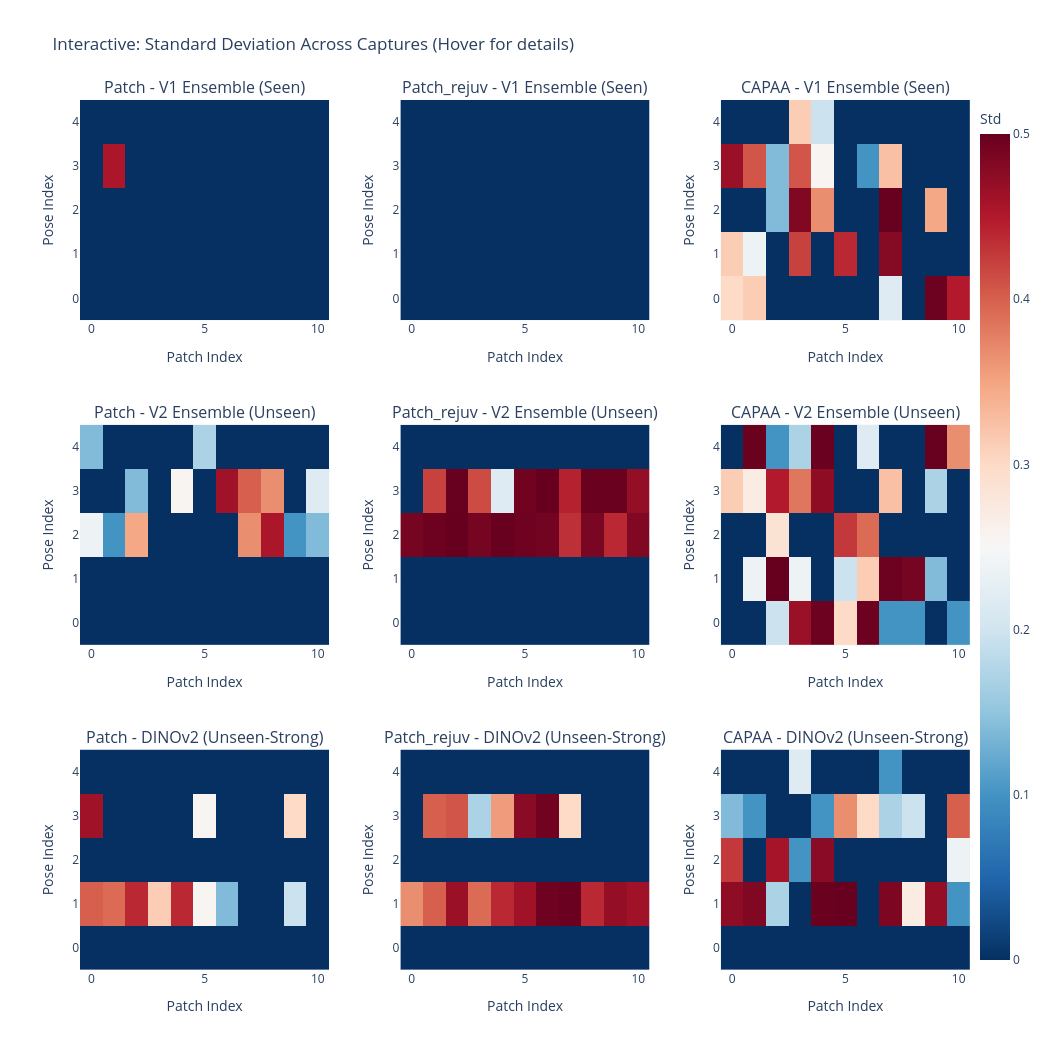

Here is the notebook cell this chart was saved with:
### Code cell
# Plotly: Interactive std heatmaps
from plotly.subplots import make_subplots
import os

# Get approaches that actually have data
available_approaches = list(set(m['approach'] for m in std_metrics))
n_approaches = len(available_approaches)

fig = make_subplots(
    rows=len(models_to_analyze), cols=n_approaches,
    subplot_titles=[f"{approach} - {model_display_names.get(m, m)}" 
                    for m in models_to_analyze for approach in available_approaches],
    horizontal_spacing=0.08,
    vertical_spacing=0.12
)

for idx, model_name in enumerate(models_to_analyze):
    display_name = model_display_names.get(model_name, model_name)
    row = idx + 1
    
    for col_idx, approach in enumerate(available_approaches):
        m = next((m for m in std_metrics if m['approach'] == approach and m['model'] == model_name), None)
        
        if m:
            fig.add_trace(
                go.Heatmap(
                    z=m['std_tensor'],
                    colorscale='RdBu_r',
                    zmin=0, zmax=0.5,
                    colorbar=dict(title='Std', x=1.0) if (idx == 0 and col_idx == n_approaches - 1) else None,
                    showscale=(idx == 0 and col_idx == n_approaches - 1),
                    hovertemplate='Pose: %{y}<br>Patch: %{x}<br>Std: %{z:.3f}<extra></extra>'
                ),
                row=row, col=col_idx + 1
            )

fig.update_layout(
    title='Interactive: Standard Deviation Across Captures (Hover for details)',
    height=350 * len(models_to_analyze),
    width=350 * max(n_approaches, 2),
    showlegend=False
)

fig.update_xaxes(title_text='Patch Index')
fig.update_yaxes(title_text='Pose Index')

fig.show()

### Figure 1 — Plotly figure (JSON) as saved in the notebook; plotly's stock layout.template omitted (floating-point values rounded to 4 significant figures)
{"data": [{"colorscale": [[0, "rgb(5,48,97)"], [0.1, "rgb(33,102,172)"], [0.2, "rgb(67,147,195)"], [0.3, "rgb(146,197,222)"], [0.4, "rgb(209,229,240)"], [0.5, "rgb(247,247,247)"], [0.6, "rgb(253,219,199)"], [0.7, "rgb(244,165,130)"], [0.8, "rgb(214,96,77)"], [0.9, "rgb(178,24,43)"], [1, "rgb(103,0,31)"]], "hovertemplate": "Pose: %{y}<br>Patch: %{x}<br>Std: %{z:.3f}<extra></extra>", "showscale": false, "type": "heatmap", "xaxis": "x", "yaxis": "y", "z": [[0, 0, 0, 0, 0, 0, 0, 0, 0, 0, 0], [0, 0, 0, 0, 0, 0, 0, 0, 0, 0, 0], [0, 0, 0, 0, 0, 0, 0, 0, 0, 0, 0], [0, 0.4538, 0, 0, 0, 0, 0, 0, 0, 0, 0], [0, 0, 0, 0, 0, 0, 0, 0, 0, 0, 0]], "zmax": 0.5, "zmin": 0}, {"colorscale": [[0, "rgb(5,48,97)"], [0.1, "rgb(33,102,172)"], [0.2, "rgb(67,147,195)"], [0.3, "rgb(146,197,222)"], [0.4, "rgb(209,229,240)"], [0.5, "rgb(247,247,247)"], [0.6, "rgb(253,219,199)"], [0.7, "rgb(244,165,130)"], [0.8, "rgb(214,96,77)"], [0.9, "rgb(178,24,43)"], [1, "rgb(103,0,31)"]], "hovertemplate": "Pose: %{y}<br>Patch: %{x}<br>Std: %{z:.3f}<extra></extra>", "showscale": false, "type": "heatmap", "xaxis": "x2", "yaxis": "y2", "z": [[0, 0, 0, 0, 0, 0, 0, 0, 0, 0, 0], [0, 0, 0, 0, 0, 0, 0, 0, 0, 0, 0], [0, 0, 0, 0, 0, 0, 0, 0, 0, 0, 0], [0, 0, 0, 0, 0, 0, 0, 0, 0, 0, 0], [0, 0, 0, 0, 0, 0, 0, 0, 0, 0, 0]], "zmax": 0.5, "zmin": 0}, {"colorbar": {"title": {"text": "Std"}, "x": 1}, "colorscale": [[0, "rgb(5,48,97)"], [0.1, "rgb(33,102,172)"], [0.2, "rgb(67,147,195)"], [0.3, "rgb(146,197,222)"], [0.4, "rgb(209,229,240)"], [0.5, "rgb(247,247,247)"], [0.6, "rgb(253,219,199)"], [0.7, "rgb(244,165,130)"], [0.8, "rgb(214,96,77)"], [0.9, "rgb(178,24,43)"], [1, "rgb(103,0,31)"]], "hovertemplate": "Pose: %{y}<br>Patch: %{x}<br>Std: %{z:.3f}<extra></extra>", "showscale": true, "type": "heatmap", "xaxis": "x3", "yaxis": "y3", "z": [[0.3, 0.3129, 0, 0, 0, 0, 0, 0.2179, 0, 0.4964, 0.449], [0.3129, 0.2375, 0, 0.4208, 0, 0.4386, 0, 0.48, 0, 0, 0], [0, 0, 0.14, 0.4828, 0.3666, 0, 0, 0.4991, 0, 0.347, 0], [0.4665, 0.4073, 0.14, 0.4073, 0.2551, 0, 0.0995, 0.325, 0, 0, 0], [0, 0, 0, 0.3129, 0.196, 0, 0, 0, 0, 0, 0]], "zmax": 0.5, "zmin": 0}, {"colorscale": [[0, "rgb(5,48,97)"], [0.1, "rgb(33,102,172)"], [0.2, "rgb(67,147,195)"], [0.3, "rgb(146,197,222)"], [0.4, "rgb(209,229,240)"], [0.5, "rgb(247,247,247)"], [0.6, "rgb(253,219,199)"], [0.7, "rgb(244,165,130)"], [0.8, "rgb(214,96,77)"], [0.9, "rgb(178,24,43)"], [1, "rgb(103,0,31)"]], "hovertemplate": "Pose: %{y}<br>Patch: %{x}<br>Std: %{z:.3f}<extra></extra>", "showscale": false, "type": "heatmap", "xaxis": "x4", "yaxis": "y4", "z": [[0, 0, 0, 0, 0, 0, 0, 0, 0, 0, 0], [0, 0, 0, 0, 0, 0, 0, 0, 0, 0, 0], [0.2375, 0.0995, 0.347, 0, 0, 0, 0, 0.3666, 0.4538, 0.0995, 0.14], [0, 0, 0.14, 0, 0.2551, 0, 0.4625, 0.4, 0.3666, 0, 0.2179], [0.14, 0, 0, 0, 0, 0.1706, 0, 0, 0, 0, 0]], "zmax": 0.5, "zmin": 0}, {"colorscale": [[0, "rgb(5,48,97)"], [0.1, "rgb(33,102,172)"], [0.2, "rgb(67,147,195)"], [0.3, "rgb(146,197,222)"], [0.4, "rgb(209,229,240)"], [0.5, "rgb(247,247,247)"], [0.6, "rgb(253,219,199)"], [0.7, "rgb(244,165,130)"], [0.8, "rgb(214,96,77)"], [0.9, "rgb(178,24,43)"], [1, "rgb(103,0,31)"]], "hovertemplate": "Pose: %{y}<br>Patch: %{x}<br>Std: %{z:.3f}<extra></extra>", "showscale": false, "type": "heatmap", "xaxis": "x5", "yaxis": "y5", "z": [[0, 0, 0, 0, 0, 0, 0, 0, 0, 0, 0], [0, 0, 0, 0, 0, 0, 0, 0, 0, 0, 0], [0.4899, 0.4964, 0.4999, 0.4899, 0.4996, 0.4951, 0.4918, 0.433, 0.4877, 0.4386, 0.4828], [0, 0.4208, 0.4991, 0.4142, 0.2179, 0.4936, 0.4999, 0.444, 0.4984, 0.4984, 0.4702], [0, 0, 0, 0, 0, 0, 0, 0, 0, 0, 0]], "zmax": 0.5, "zmin": 0}, {"colorscale": [[0, "rgb(5,48,97)"], [0.1, "rgb(33,102,172)"], [0.2, "rgb(67,147,195)"], [0.3, "rgb(146,197,222)"], [0.4, "rgb(209,229,240)"], [0.5, "rgb(247,247,247)"], [0.6, "rgb(253,219,199)"], [0.7, "rgb(244,165,130)"], [0.8, "rgb(214,96,77)"], [0.9, "rgb(178,24,43)"], [1, "rgb(103,0,31)"]], "hovertemplate": "Pose: %{y}<br>Patch: %{x}<br>Std: %{z:.3f}<extra></extra>", "showscale": false, "type": "heatmap", "xaxis": "x6", "yaxis": "y6", "z": [[0, 0, 0.196, 0.4665, 0.4964, 0.3, 0.4964, 0.0995, 0.0995, 0, 0.0995], [0, 0.2375, 0.4999, 0.2375, 0, 0.196, 0.3129, 0.4964, 0.4899, 0.14, 0], [0, 0, 0.2862, 0, 0, 0.4271, 0.3923, 0, 0, 0, 0], [0.3129, 0.2713, 0.449, 0.3842, 0.4737, 0, 0, 0.325, 0, 0.1706, 0], [0, 0.4984, 0.0995, 0.1706, 0.4975, 0, 0.2179, 0, 0, 0.4991, 0.3666]], "zmax": 0.5, "zmin": 0}, {"colorscale": [[0, "rgb(5,48,97)"], [0.1, "rgb(33,102,172)"], [0.2, "rgb(67,147,195)"], [0.3, "rgb(146,197,222)"], [0.4, "rgb(209,229,240)"], [0.5, "rgb(247,247,247)"], [0.6, "rgb(253,219,199)"], [0.7, "rgb(244,165,130)"], [0.8, "rgb(214,96,77)"], [0.9, "rgb(178,24,43)"], [1, "rgb(103,0,31)"]], "hovertemplate": "Pose: %{y}<br>Patch: %{x}<br>Std: %{z:.3f}<extra></extra>", "showscale": false, "type": "heatmap", "xaxis": "x7", "yaxis": "y7", "z": [[0, 0, 0, 0, 0, 0, 0, 0, 0, 0, 0], [0.4, 0.3923, 0.4386, 0.3129, 0.4386, 0.2551, 0.14, 0, 0, 0.196, 0], [0, 0, 0, 0, 0, 0, 0, 0, 0, 0, 0], [0.4625, 0, 0, 0, 0, 0.2551, 0, 0, 0, 0.3, 0], [0, 0, 0, 0, 0, 0, 0, 0, 0, 0, 0]], "zmax": 0.5, "zmin": 0}, {"colorscale": [[0, "rgb(5,48,97)"], [0.1, "rgb(33,102,172)"], [0.2, "rgb(67,147,195)"], [0.3, "rgb(146,197,222)"], [0.4, "rgb(209,229,240)"], [0.5, "rgb(247,247,247)"], [0.6, "rgb(253,219,199)"], [0.7, "rgb(244,165,130)"], [0.8, "rgb(214,96,77)"], [0.9, "rgb(178,24,43)"], [1, "rgb(103,0,31)"]], "hovertemplate": "Pose: %{y}<br>Patch: %{x}<br>Std: %{z:.3f}<extra></extra>", "showscale": false, "type": "heatmap", "xaxis": "x8", "yaxis": "y8", "z": [[0, 0, 0, 0, 0, 0, 0, 0, 0, 0, 0], [0.3666, 0.4, 0.4665, 0.3923, 0.4386, 0.4625, 0.4951, 0.4975, 0.4386, 0.4702, 0.4625], [0, 0, 0, 0, 0, 0, 0, 0, 0, 0, 0], [0, 0.4, 0.4073, 0.1706, 0.3571, 0.477, 0.4936, 0.3, 0, 0, 0], [0, 0, 0, 0, 0, 0, 0, 0, 0, 0, 0]], "zmax": 0.5, "zmin": 0}, {"colorscale": [[0, "rgb(5,48,97)"], [0.1, "rgb(33,102,172)"], [0.2, "rgb(67,147,195)"], [0.3, "rgb(146,197,222)"], [0.4, "rgb(209,229,240)"], [0.5, "rgb(247,247,247)"], [0.6, "rgb(253,219,199)"], [0.7, "rgb(244,165,130)"], [0.8, "rgb(214,96,77)"], [0.9, "rgb(178,24,43)"], [1, "rgb(103,0,31)"]], "hovertemplate": "Pose: %{y}<br>Patch: %{x}<br>Std: %{z:.3f}<extra></extra>", "showscale": false, "type": "heatmap", "xaxis": "x9", "yaxis": "y9", "z": [[0, 0, 0, 0, 0, 0, 0, 0, 0, 0, 0], [0.4737, 0.4828, 0.1706, 0, 0.4984, 0.4991, 0, 0.4854, 0.2713, 0.4702, 0.0995], [0.4271, 0, 0.4583, 0.0995, 0.477, 0, 0, 0, 0, 0, 0.2375], [0.14, 0.0995, 0, 0, 0.0995, 0.3666, 0.3, 0.1706, 0.196, 0, 0.4], [0, 0, 0, 0.2179, 0, 0, 0, 0.0995, 0, 0, 0]], "zmax": 0.5, "zmin": 0}], "layout": {"annotations": [{"font": {"size": 16}, "showarrow": false, "text": "Patch - V1 Ensemble (Seen)", "x": 0.14, "xanchor": "center", "xref": "paper", "y": 1, "yanchor": "bottom", "yref": "paper"}, {"font": {"size": 16}, "showarrow": false, "text": "Patch_rejuv - V1 Ensemble (Seen)", "x": 0.5, "xanchor": "center", "xref": "paper", "y": 1, "yanchor": "bottom", "yref": "paper"}, {"font": {"size": 16}, "showarrow": false, "text": "CAPAA - V1 Ensemble (Seen)", "x": 0.86, "xanchor": "center", "xref": "paper", "y": 1, "yanchor": "bottom", "yref": "paper"}, {"font": {"size": 16}, "showarrow": false, "text": "Patch - V2 Ensemble (Unseen)", "x": 0.14, "xanchor": "center", "xref": "paper", "y": 0.6267, "yanchor": "bottom", "yref": "paper"}, {"font": {"size": 16}, "showarrow": false, "text": "Patch_rejuv - V2 Ensemble (Unseen)", "x": 0.5, "xanchor": "center", "xref": "paper", "y": 0.6267, "yanchor": "bottom", "yref": "paper"}, {"font": {"size": 16}, "showarrow": false, "text": "CAPAA - V2 Ensemble (Unseen)", "x": 0.86, "xanchor": "center", "xref": "paper", "y": 0.6267, "yanchor": "bottom", "yref": "paper"}, {"font": {"size": 16}, "showarrow": false, "text": "Patch - DINOv2 (Unseen-Strong)", "x": 0.14, "xanchor": "center", "xref": "paper", "y": 0.2533, "yanchor": "bottom", "yref": "paper"}, {"font": {"size": 16}, "showarrow": false, "text": "Patch_rejuv - DINOv2 (Unseen-Strong)", "x": 0.5, "xanchor": "center", "xref": "paper", "y": 0.2533, "yanchor": "bottom", "yref": "paper"}, {"font": {"size": 16}, "showarrow": false, "text": "CAPAA - DINOv2 (Unseen-Strong)", "x": 0.86, "xanchor": "center", "xref": "paper", "y": 0.2533, "yanchor": "bottom", "yref": "paper"}], "height": 1050, "showlegend": false, "title": {"text": "Interactive: Standard Deviation Across Captures (Hover for details)"}, "width": 1050, "xaxis": {"anchor": "y", "domain": [0, 0.28], "title": {"text": "Patch Index"}}, "xaxis2": {"anchor": "y2", "domain": [0.36, 0.64], "title": {"text": "Patch Index"}}, "xaxis3": {"anchor": "y3", "domain": [0.72, 1], "title": {"text": "Patch Index"}}, "xaxis4": {"anchor": "y4", "domain": [0, 0.28], "title": {"text": "Patch Index"}}, "xaxis5": {"anchor": "y5", "domain": [0.36, 0.64], "title": {"text": "Patch Index"}}, "xaxis6": {"anchor": "y6", "domain": [0.72, 1], "title": {"text": "Patch Index"}}, "xaxis7": {"anchor": "y7", "domain": [0, 0.28], "title": {"text": "Patch Index"}}, "xaxis8": {"anchor": "y8", "domain": [0.36, 0.64], "title": {"text": "Patch Index"}}, "xaxis9": {"anchor": "y9", "domain": [0.72, 1], "title": {"text": "Patch Index"}}, "yaxis": {"anchor": "x", "domain": [0.7467, 1], "title": {"text": "Pose Index"}}, "yaxis2": {"anchor": "x2", "domain": [0.7467, 1], "title": {"text": "Pose Index"}}, "yaxis3": {"anchor": "x3", "domain": [0.7467, 1], "title": {"text": "Pose Index"}}, "yaxis4": {"anchor": "x4", "domain": [0.3733, 0.6267], "title": {"text": "Pose Index"}}, "yaxis5": {"anchor": "x5", "domain": [0.3733, 0.6267], "title": {"text": "Pose Index"}}, "yaxis6": {"anchor": "x6", "domain": [0.3733, 0.6267], "title": {"text": "Pose Index"}}, "yaxis7": {"anchor": "x7", "domain": [0, 0.2533], "title": {"text": "Pose Index"}}, "yaxis8": {"anchor": "x8", "domain": [0, 0.2533], "title": {"text": "Pose Index"}}, "yaxis9": {"anchor": "x9", "domain": [0, 0.2533], "title": {"text": "Pose Index"}}}}
